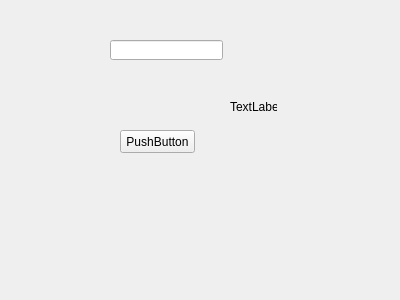
<?xml version="1.0" encoding="UTF-8"?>
<ui version="4.0">
 <class>Medica</class>
 <widget class="QWidget" name="Medica">
  <property name="geometry">
   <rect>
    <x>0</x>
    <y>0</y>
    <width>400</width>
    <height>300</height>
   </rect>
  </property>
  <property name="windowTitle">
   <string>Form</string>
  </property>
  <widget class="QLineEdit" name="lineEdit">
   <property name="geometry">
    <rect>
     <x>110</x>
     <y>40</y>
     <width>113</width>
     <height>20</height>
    </rect>
   </property>
  </widget>
  <widget class="QPushButton" name="pushButton">
   <property name="geometry">
    <rect>
     <x>120</x>
     <y>130</y>
     <width>75</width>
     <height>23</height>
    </rect>
   </property>
   <property name="text">
    <string>PushButton</string>
   </property>
  </widget>
  <widget class="QLabel" name="label">
   <property name="geometry">
    <rect>
     <x>230</x>
     <y>100</y>
     <width>47</width>
     <height>13</height>
    </rect>
   </property>
   <property name="text">
    <string>TextLabel</string>
   </property>
  </widget>
 </widget>
 <resources/>
 <connections/>
</ui>
